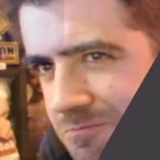
#> input picture Codes/reconocimientofacial1/FotosAuron/imagen_10.jpg, 160 x 160 px, given in place of ElonMusk.mp4, which was not available
$ python capaentrada.py
#> lines starting #> are read from the running program, lines starting #| are printed output that depends on the picture; pictures that were not available may be replaced by others from this repository, and a replacement may not be noted
import cv2 as cv
import os
import imutils
modelo='FotosElon'
ruta1='E:/Proyectos Python/curso/reconocimientofacial1'
rutacompleta = ruta1 + '/'+ modelo
if not os.path.exists(rutacompleta):
    os.makedirs(rutacompleta)


camara=cv.VideoCapture('ElonMusk.mp4')
ruidos=cv.CascadeClassifier('E:\Proyectos Python\curso\entrenamientos opencv ruidos\opencv-master\data\haarcascades\haarcascade_frontalface_default.xml')
id=0
while True:
    respuesta,captura=camara.read()
#> captura is the input picture: shape (160, 160, 3); mean B, G, R 103.2, 116.8, 155
    if respuesta==False:break
    captura=imutils.resize(captura,width=640)
#> captura: shape (640, 640, 3)

    grises=cv.cvtColor(captura, cv.COLOR_BGR2GRAY)
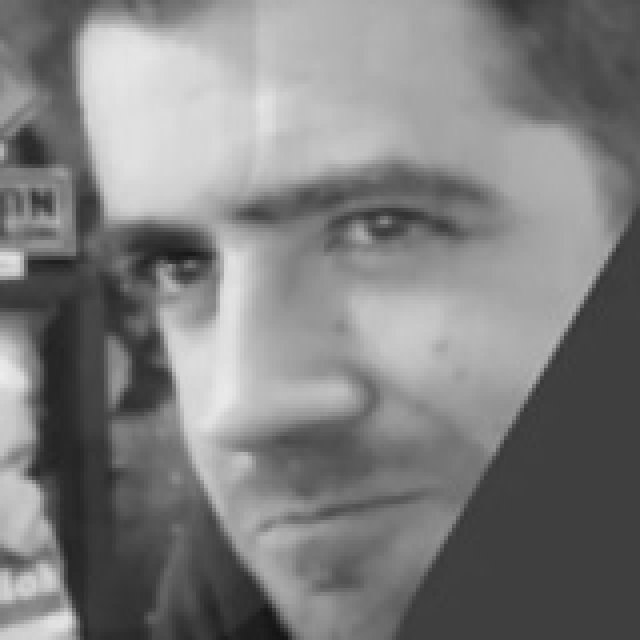
#> grises: shape (640, 640); min 20, max 236, mean 126.7
    idcaptura=captura.copy()

    cara=ruidos.detectMultiScale(grises,1.3,5)
#> cara = [[27, 27, 559, 559]]

    for(x,y,e1,e2) in cara:
        cv.rectangle(captura, (x,y), (x+e1,y+e2), (0,255,0),2)
        rostrocapturado=idcaptura[y:y+e2,x:x+e1]
        rostrocapturado=cv.resize(rostrocapturado, (160,160),interpolation=cv.INTER_CUBIC)
        cv.imwrite(rutacompleta+'/imagen_{}.jpg'.format(id), rostrocapturado)
        id=id+1
#> this loop made 1 pass
#> (x, y, e1, e2, id) on pass 1: (27, 27, 559, 559, 1)
#> pass 1, `rostrocapturado=idcaptura[y:y+e2,x:x+e1]`:
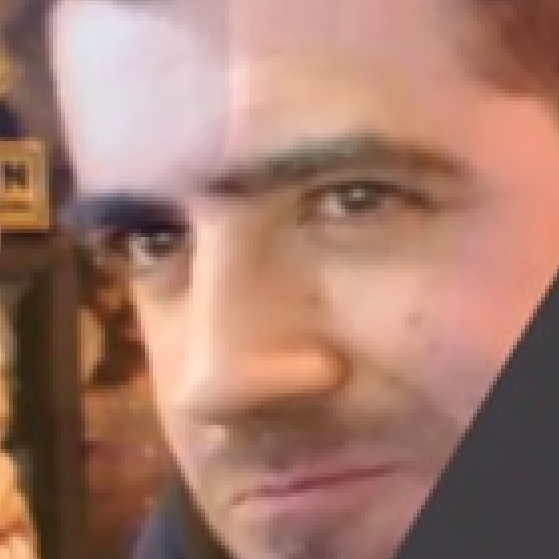
#> rostrocapturado: shape (559, 559, 3); mean B, G, R 109.7, 123.9, 164.7
#> after the loop:
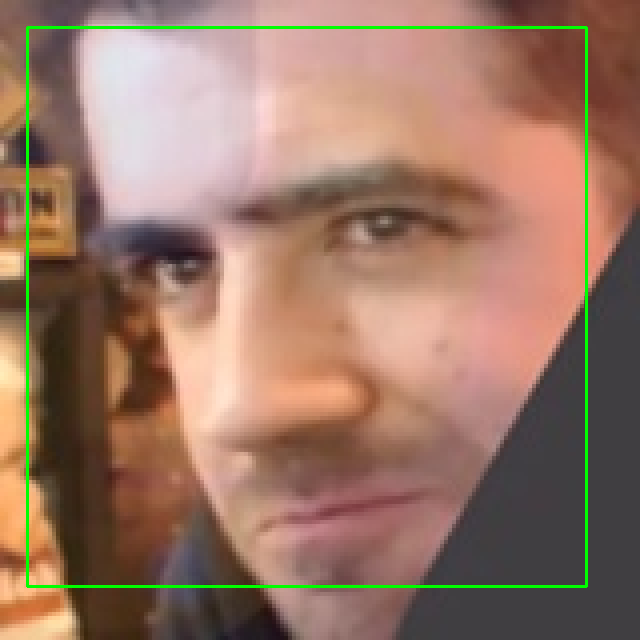
#> captura: shape (640, 640, 3); mean B, G, R 101.6, 119.3, 152.6
#> after the loop, id = 1

    cv.imshow("Resultado rostro", captura)

    if id==351:
        break
camara.release()
cv.destroyAllWindows()
